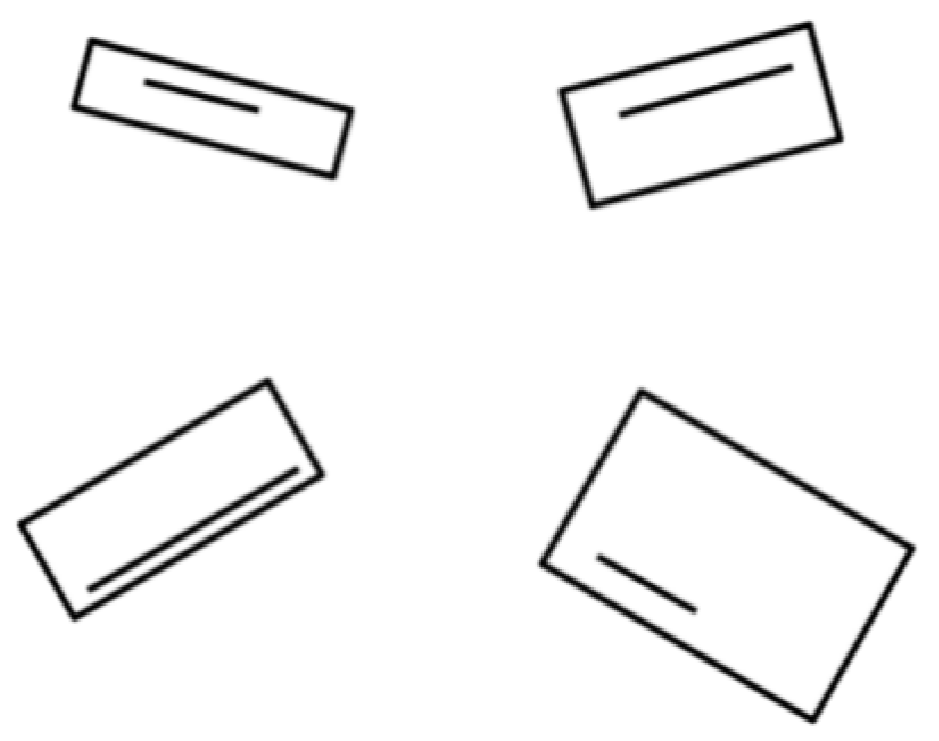
#> input picture images (2).png, 939 x 741 px
$ python line_detection.py
#> lines starting #> are read from the running program, lines starting #| are printed output that depends on the picture; after the words box and inside, x2 and y2 are one past the last pixel; in counts of white or black regions, pixels touching at a corner belong together
import cv2
import numpy as np

# Load the image
image = cv2.imread('images (2).png')
#> image is the input picture: shape (741, 939, 3); min 0, max 255, mean 245.4

# Apply image enhancement techniques (e.g., histogram equalization)
enhanced_image = cv2.equalizeHist(cv2.cvtColor(image, cv2.COLOR_BGR2GRAY))
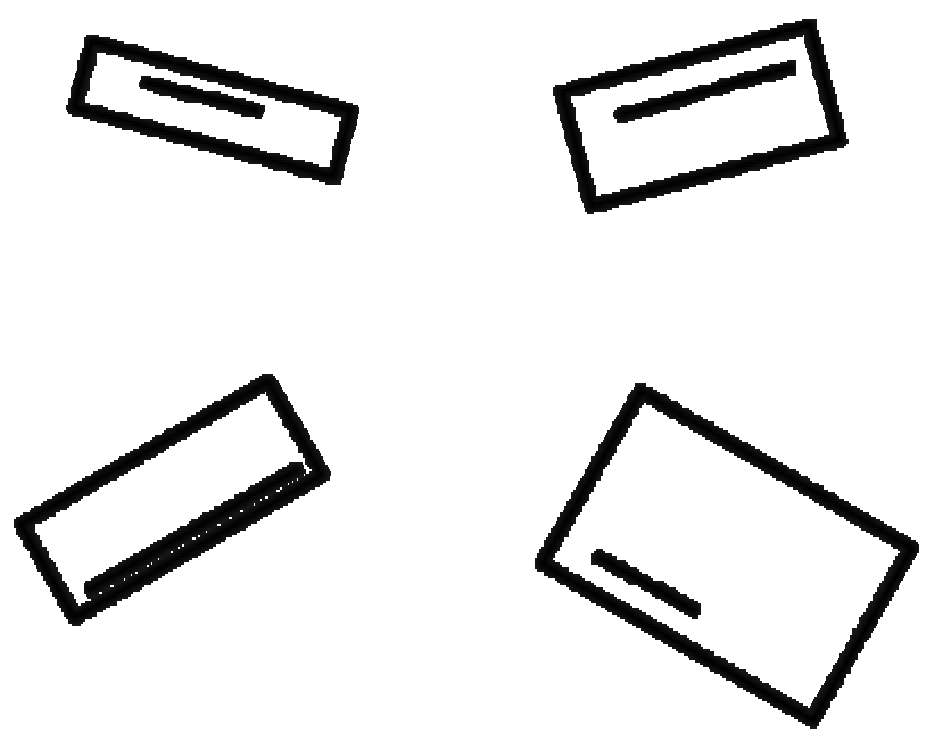
#> enhanced_image: shape (741, 939); min 0, max 255, mean 232.7

# Apply adaptive thresholding
thresholded_image = cv2.adaptiveThreshold(
    enhanced_image, 255, cv2.ADAPTIVE_THRESH_MEAN_C, cv2.THRESH_BINARY, 11, 2)
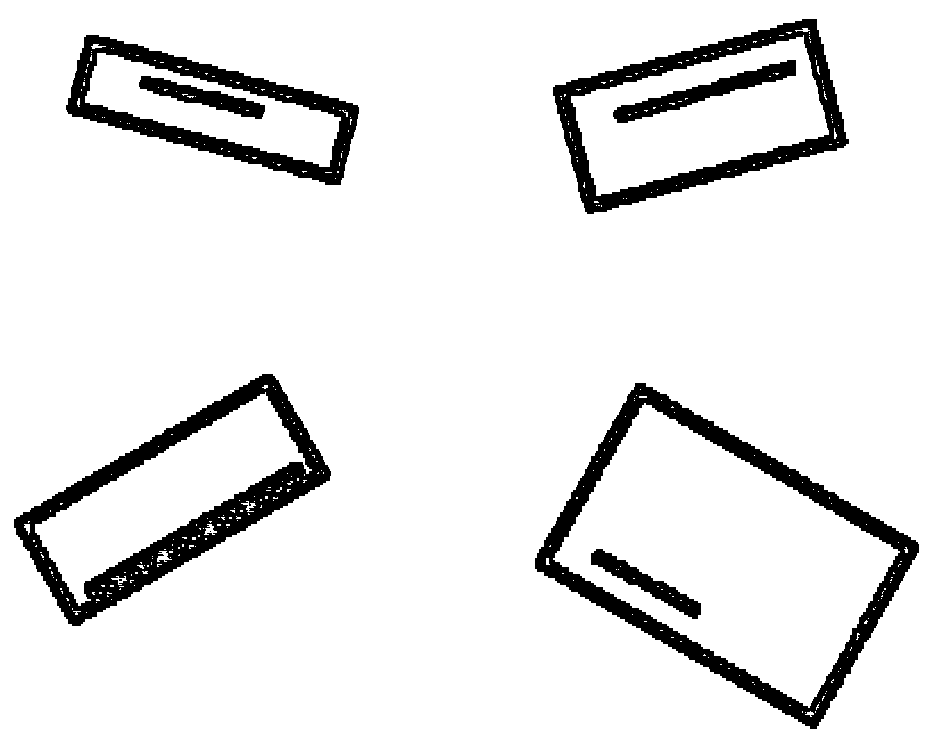
#> thresholded_image: shape (741, 939); 91% white; 9 black regions (2 under 20 px), largest, box (x1, y1, x2, y2) and area: (535, 383, 919, 729) 16767, (14, 374, 331, 626) 16649, (553, 19, 849, 214) 11607

# Perform edge detection
edges = cv2.Canny(thresholded_image, 50, 150)
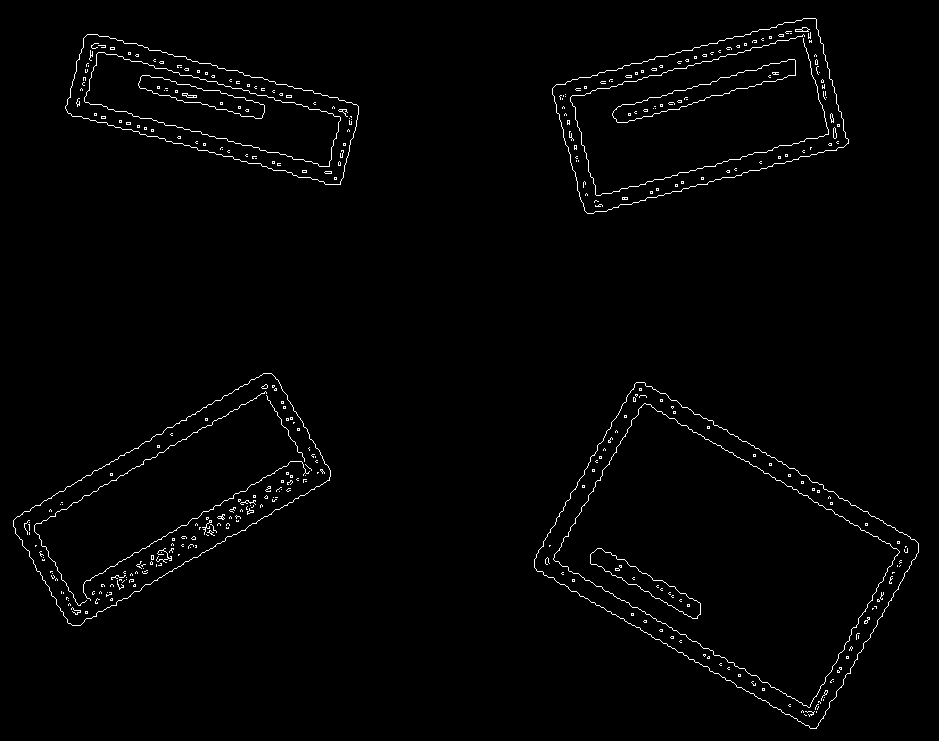
#> edges: shape (741, 939); 1.4% white in thin lines or dots

# Find contours
contours, hierarchy = cv2.findContours(
    edges, cv2.RETR_EXTERNAL, cv2.CHAIN_APPROX_SIMPLE)
#> contours = 4 contours; box (x1, y1, x2, y2) and area: (534, 382, 919, 729) 70704, (13, 373, 331, 626) 37591, (552, 18, 849, 214) 36380, (65, 34, 359, 185) 23892

# Iterate over contours
for contour in contours:
    # Approximate the contour to a polygon
    approx = cv2.approxPolyDP(
        contour, 0.02 * cv2.arcLength(contour, True), True)

    # Check if the contour has four corners (a rectangle)
    if len(approx) == 4:
        # Draw the rectangle on the image
        cv2.drawContours(image, [approx], 0, (0, 255, 0), 2)

        # Sort the contour points by x-coordinate
        sorted_points = np.sort(approx[:, 0, :], axis=0)

        # Get the top-left and bottom-right points of the rectangle
        top_left = sorted_points[0]
        bottom_right = sorted_points[-1]

        # Calculate the y-coordinate of the horizontal line within the rectangle
        line_y = (top_left[1] + bottom_right[1]) // 2

        # Extract the region of interest (ROI) containing the rectangle
        roi = enhanced_image[top_left[1]:bottom_right[1],
                             top_left[0]:bottom_right[0]]

        # Apply thresholding to the ROI to emphasize the line
        _, roi_thresholded = cv2.threshold(roi, 200, 255, cv2.THRESH_BINARY)

        # Perform Hough Line Transform on the ROI
        lines = cv2.HoughLinesP(
            roi_thresholded, 1, np.pi / 180, threshold=50, minLineLength=30, maxLineGap=10)

        # Check if any lines are detected
        if lines is not None:
            # Iterate over the detected lines
            for line in lines:
                x1, y1, x2, y2 = line[0]
                # Calculate the y-coordinate of the line segment midpoint
                line_mid_y = (y1 + y2) // 2

                # Check if the line segment midpoint is close to the desired line y-coordinate
                if abs(line_mid_y - line_y) <= 2:
                    # Draw the line segment on the image
                    cv2.line(image, (top_left[0] + x1, top_left[1] + y1), (top_left[0] + x2, top_left[1] + y2),
                             (0, 0, 255), 2)

                    # Calculate the length of the line segment
                    line_length = abs(x2 - x1)

                    # Print the length of the line segment
                    print(f"Line Length: {line_length}")
                    break  # Exit the loop after finding the first matching line segment
#> this loop made 4 passes
#> (approx, sorted_points, line_y) on passes 1 to 4: ([[636, 382], [534, 567], [816, 728], [918, 543]], [[534, 382], [636, 543], [816, 567], [918, 728]], 555), ([[271, 373], [13, 520], [68, 623], [329, 480]], [[13, 373], [68, 480], [271, 520], [329, 623]], 498), ([[83, 38], [72, 116], [340, 184], [356, 104]], [[72, 38], [83, 104], [340, 116], [356, 184]], 111), ([[816, 19], [556, 84], [584, 210], [848, 143]], [[556, 19], [584, 84], [816, 143], [848, 210]], 114)
#| Line Length: 220
#| Line Length: 222
#> pass 1, `roi = enhanced_image[top_left[1]:bottom_right[1], top_left[0]:bottom_r..`:
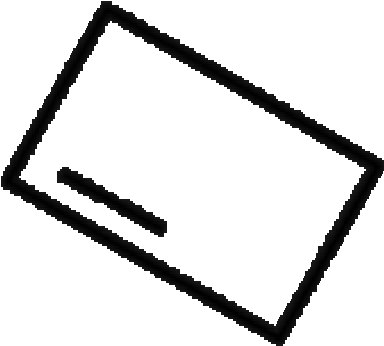
#> roi: shape (346, 384); min 0, max 255, mean 220.3
#> pass 2, `roi = enhanced_image[top_left[1]:bottom_right[1], top_left[0]:bottom_r..`:
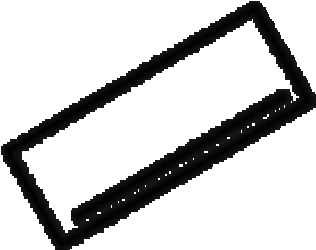
#> roi: shape (250, 316); min 0, max 255, mean 201.8
#> after the loop:
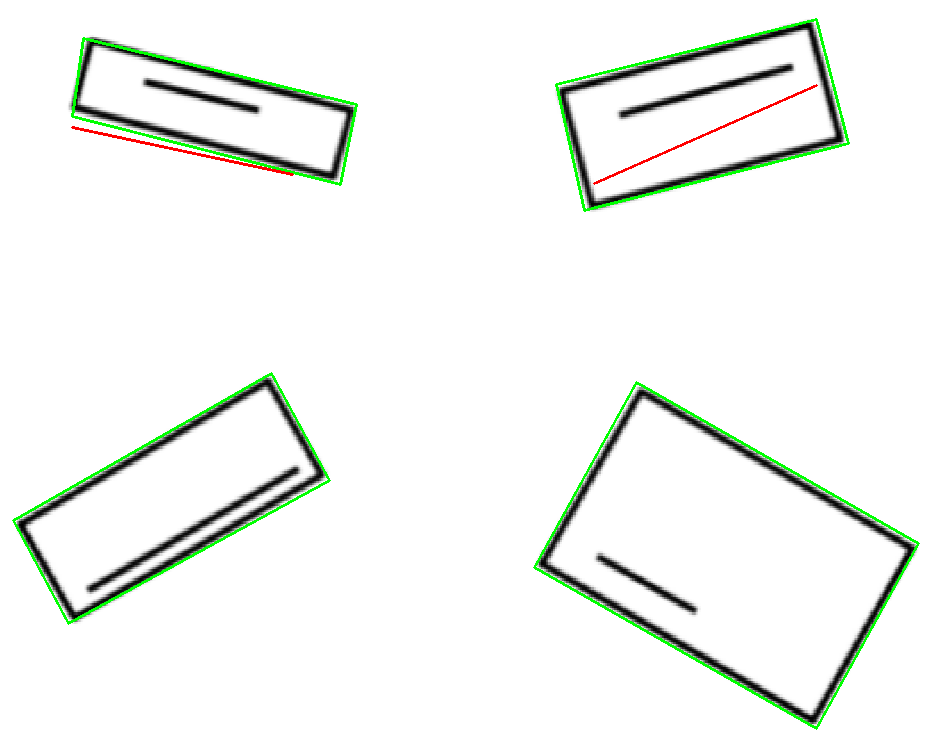
#> image: shape (741, 939, 3); 1.52% of pixels changed, all inside (x1, y1, x2, y2) = (12, 18, 920, 730)
#> after the loop:
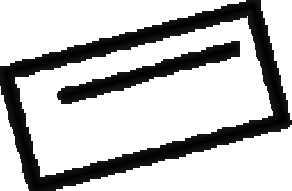
#> roi: shape (191, 292); min 0, max 255, mean 190.7
#> after the loop: roi_thresholded: shape (191, 292); 73.6% white; 2 black regions, box (x1, y1, x2, y2) and area: (0, 0, 292, 191) 11802, (57, 41, 240, 104) 2935

# Display the enhanced image, thresholded image, and the image with the detected rectangle and line
cv2.imshow('Enhanced Image', enhanced_image)
cv2.imshow('Thresholded Image', thresholded_image)
cv2.imshow('Detected Rectangle and Line', image)
cv2.waitKey(0)
cv2.destroyAllWindows()
